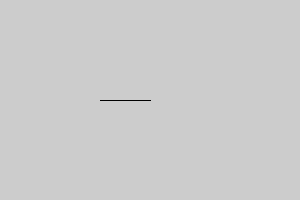
Frame 1 (no input)
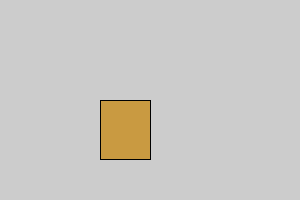
Frame 60 (the mouse pressed at the canvas centre just before this capture)
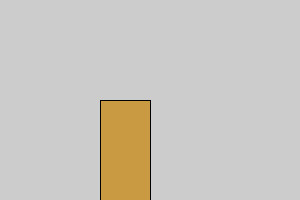
Frame 120 (the mouse held since frame 60 and released just before this capture)

The Processing sketch that drew these frames (run headless with seeded random() and noise(); from frame 60 on, the mouse is pressed at the canvas centre):

// Processing sketch: session02c
// ── session02c.pde
// Author: Enric Guaus
// Date: 01/03/2023
// Course: Tècniques de programació informàtica I
//         Escola Superior de Música de Catalunya
// Description: Introducing the draw() function. 
//              Global variables. 

int myHeight;                // Declaring the myHeight variable as an integer.

void setup(){ // Executed once at the beginning of the execution
  size(300,200);
  myHeight=0;                // Initializing it with a "controled" value: 0.
}

void draw(){ // Executed repeteadly as fast as the computer can.
  fill(201,154,65);
  rect(100,100,50,myHeight); // Using the variable.
  myHeight=myHeight+1;       // Using the variable.
  delay(100); // forcing a small pause between successive executions of draw()
}
